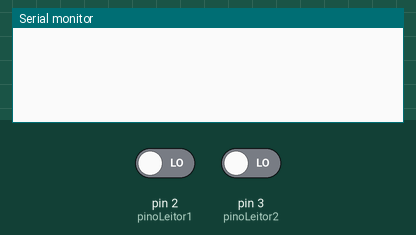
Bench run of a sketch on a simulated Arduino Uno, built with avr-gcc and run on an emulated ATmega328P. Parts: the last lines printed to the serial monitor. Inputs (shaded band) come from the test bench; at power-on: pin 2 (pinoLeitor1) LOW, pin 3 (pinoLeitor2) LOW.

Above: at 2.8 s.
2.9 s: pin 2 (pinoLeitor1) driven HIGH
At 3.8 s:
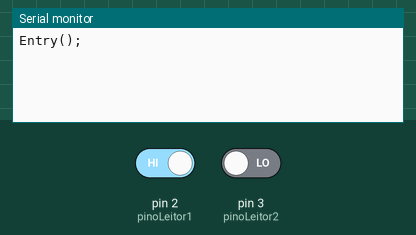
5.5 s: pin 3 (pinoLeitor2) driven HIGH
At 6.8 s:
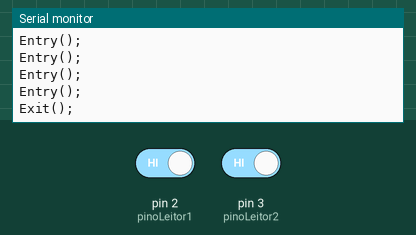

The sketch:

skecth.ino
```cpp
// Defina os pinos que você deseja usar como leitores
const int pinoLeitor1 = 2; // Exemplo de pino digital
const int pinoLeitor2 = 3; // Exemplo de outro pino digital

void setup() {
  // Inicializa as portas como entradas
  pinMode(pinoLeitor1, INPUT);
  pinMode(pinoLeitor2, INPUT);
  // Inicializa a comunicação serial
  Serial.begin(9600);
}

void loop() {
  // Lê os valores das portas
  int valorLeitura1 = digitalRead(pinoLeitor1);
  int valorLeitura2 = digitalRead(pinoLeitor2);

  // Verifica se os valores lidos são altos
  if (valorLeitura1 == HIGH) {
    Serial.println("Entry();");
  }

  if (valorLeitura2 == HIGH) {
    Serial.println("Exit();");
  }

  // Aguarda um curto período de tempo antes de fazer a próxima leitura
  delay(1000);
}
```

Measured:
- after the input at 2.9 s, the serial monitor: prints a new line after 0.10 s (image 1)
- after the input at 5.5 s, the serial monitor: prints a new line after 0.51 s (image 2)
